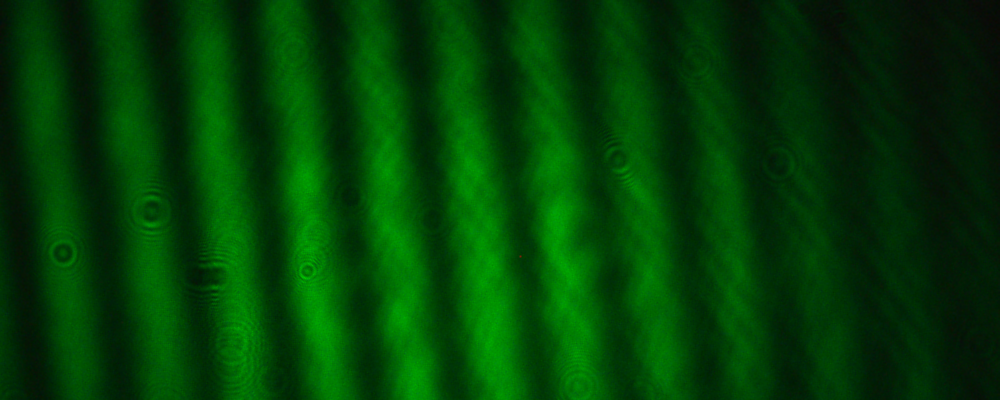
#> input picture 1tick_1/1tick_1/image_0000.png, 1000 x 400 px, found by its file name
$ jupyter execute Read_pulse.ipynb
#> lines starting #> are read from the running program, lines starting #| are printed output that depends on the picture
[cell 1]
import cv2
import numpy as np
import matplotlib.pyplot as plt
from pathlib import Path
from scipy.signal import find_peaks
from scipy.ndimage import gaussian_filter1d

[cell 2]
# Set path - CORRECTED PATH
folder_path = Path(r"C:\Users\Pannawit\Documents\GitHub\NARIT_Project\1tick_3\1tick_3")
num_images = 240  # image_0000.png to image_0239.png

[cell 3]
# Check if folder exists
if not folder_path.exists():
    print(f"ERROR: Folder not found at {folder_path}")
    print("Please check the path and try again.")
    exit()
else:
    print(f"Folder found: {folder_path}")
    # List first few files to verify
    files = sorted(folder_path.glob("*.png"))
    print(f"Found {len(files)} PNG files")
    if files:
        print(f"First file: {files[0].name}")
        print(f"Last file: {files[-1].name}")

[cell 4]
# Store intensity values at screen center for each frame
intensities = []
frame_numbers = []

print("\nReading images and analyzing...")

for i in range(num_images):
    # Create filename
    filename = f"image_{i:04d}.png"
    filepath = folder_path / filename

    # Read image
    img = cv2.imread(str(filepath))
#> img is the input picture: shape (400, 1000, 3); mean B, G, R 4.5, 63.3, 0.7

    if img is None:
        # Try to debug why it's not reading
        if not filepath.exists():
            print(f"File does not exist: {filepath}")
        else:
            print(f"File exists but cannot read: {filepath}")
        continue

    # Convert to grayscale
    gray = cv2.cvtColor(img, cv2.COLOR_BGR2GRAY)
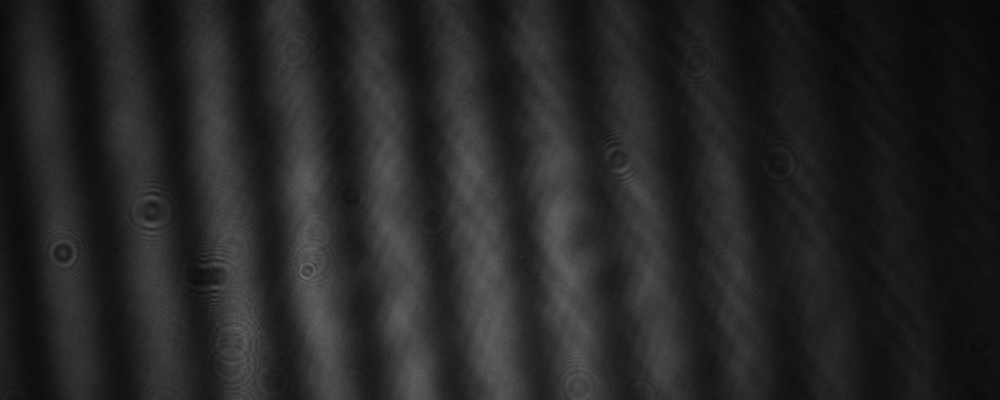
#> gray: shape (400, 1000); min 8, max 114, mean 37.9

    # Get intensity at screen center (horizontal line through middle)
    height, width = gray.shape
#> height = 400; width = 1000
    center_y = height // 2
#> center_y = 200

    # Take average of center row (±10 pixels vertically to reduce noise)
    center_intensity = np.mean(gray[center_y-10:center_y+10, :])
#> center_intensity = 40.09

    intensities.append(center_intensity)
    frame_numbers.append(i)

    if i % 50 == 0:
        print(f"Processed {i}/{num_images} images")
#> pass 2 of the loop `for i in range(num_images):`:
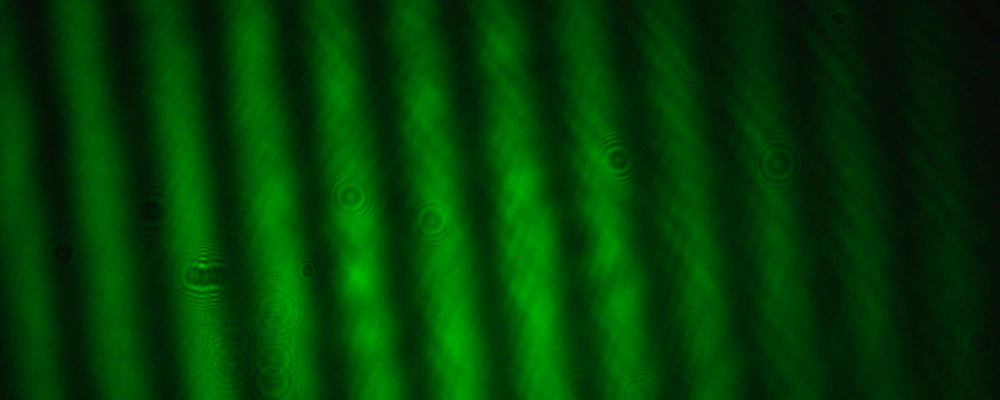
#> input picture 1tick_3/1tick_3/image_0001.png, 1000 x 400 px, found by its file name
#> img is the input picture: shape (400, 1000, 3); mean B, G, R 4.3, 62.2, 0.6
#> `gray = cv2.cvtColor(img, cv2.COLOR_BGR2GRAY)`:
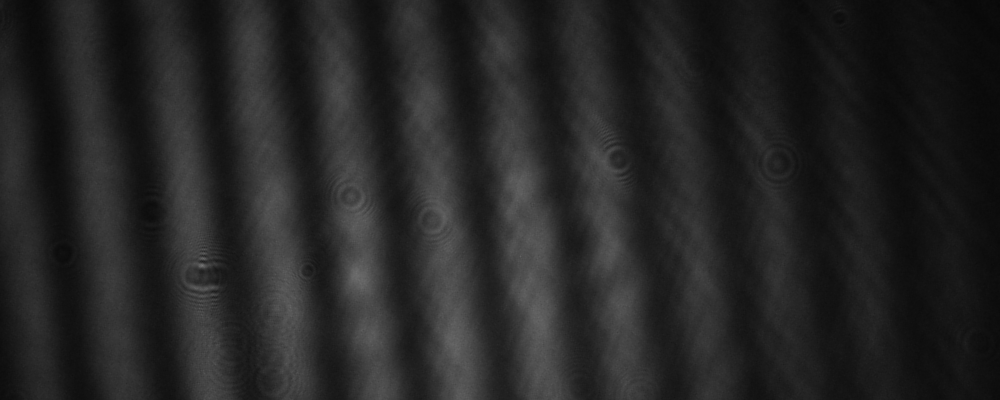
#> gray: shape (400, 1000); min 7, max 118, mean 37.2
#> center_intensity = 40.05

print(f"Finished reading {len(intensities)} images")

[cell 5]
# Convert list to numpy array
intensities = np.array(intensities)

# Apply smoothing to reduce noise
smoothed_intensities = gaussian_filter1d(intensities, sigma=2)

# Find valleys (dark fringes) - these are local minima
# Use scipy's find_peaks on inverted signal to find valleys
valleys, valley_properties = find_peaks(-smoothed_intensities,
                                         prominence=2,  # Adjust if needed
                                         distance=3)    # Minimum distance between peaks

# Find peaks (bright fringes) - these are local maxima
peaks, peak_properties = find_peaks(smoothed_intensities,
                                     prominence=2,     # Adjust if needed
                                     distance=3)       # Minimum distance between peaks

[cell 6]
# Number of dark fringes that passed through center
num_dark_fringes = len(valleys)
num_bright_fringes = len(peaks)

print(f"\n{'='*60}")
print(f"Analysis Results:")
print(f"{'='*60}")
print(f"Number of DARK fringes passed through center: {num_dark_fringes}")
print(f"Number of BRIGHT fringes passed through center: {num_bright_fringes}")
print(f"Total fringe cycles: {(num_dark_fringes + num_bright_fringes) / 2:.1f}")
print(f"{'='*60}")

[cell 7]
# Plot results
fig, (ax1, ax2, ax3) = plt.subplots(3, 1, figsize=(14, 10))

# Raw intensity vs frame graph
ax1.plot(frame_numbers, intensities, 'b-', linewidth=1, alpha=0.5, label='Raw Intensity')
# ax1.plot(frame_numbers, smoothed_intensities, 'b-', linewidth=2, label='Smoothed Intensity')
ax1.set_xlabel('Frame Number', fontsize=12)
ax1.set_ylabel('Average Intensity', fontsize=12)
ax1.set_title('Raw and Smoothed Intensity at Screen Center', fontsize=14, fontweight='bold')
ax1.grid(True, alpha=0.3)
ax1.legend()
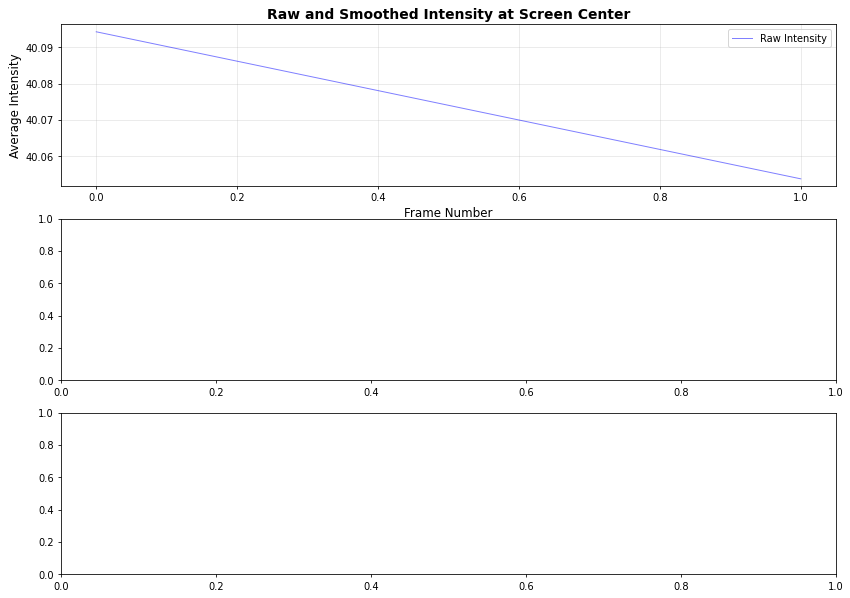
#> figure drawn by matplotlib, 1 panel

[cell 8]
# Smoothed intensity with detected peaks and valleys
ax2.plot(frame_numbers, smoothed_intensities, 'b-', linewidth=2, label='Smoothed Intensity')
ax2.plot(valleys, smoothed_intensities[valleys], 'ro', markersize=8, label=f'Dark Fringes ({num_dark_fringes})')
ax2.plot(peaks, smoothed_intensities[peaks], 'go', markersize=8, label=f'Bright Fringes ({num_bright_fringes})')
ax2.set_xlabel('Frame Number', fontsize=12)
ax2.set_ylabel('Average Intensity', fontsize=12)
ax2.set_title('Detected Fringes at Screen Center', fontsize=14, fontweight='bold')
ax2.grid(True, alpha=0.3)
ax2.legend()

[cell 9]
# Derivative graph
derivative = np.diff(smoothed_intensities)
ax3.plot(derivative, 'purple', linewidth=1.5)
ax3.axhline(y=0, color='k', linestyle='--', alpha=0.3)
ax3.set_xlabel('Frame Number', fontsize=12)
ax3.set_ylabel('Rate of Intensity Change', fontsize=12)
ax3.set_title('Intensity Derivative (Shows Direction of Movement)', fontsize=14, fontweight='bold')
ax3.grid(True, alpha=0.3)

[cell 10]
plt.tight_layout()
plt.savefig('fringe_analysis.png', dpi=150, bbox_inches='tight')
plt.show()

[cell 11]
print(f"\nGraph saved as 'fringe_analysis.png'")

# Optional: Show first frame for verification
first_frame_path = folder_path / "image_0000.png"
first_frame = cv2.imread(str(first_frame_path))
if first_frame is not None:
    plt.figure(figsize=(10, 6))
    plt.imshow(cv2.cvtColor(first_frame, cv2.COLOR_BGR2RGB))
    height, width = first_frame.shape[:2]
    plt.axhline(y=height//2, color='red', linestyle='--', linewidth=2, label='Analysis Line')
    plt.title('First Frame with Analysis Line', fontsize=14, fontweight='bold')
    plt.legend()
    plt.savefig('first_frame_verification.png', dpi=150, bbox_inches='tight')
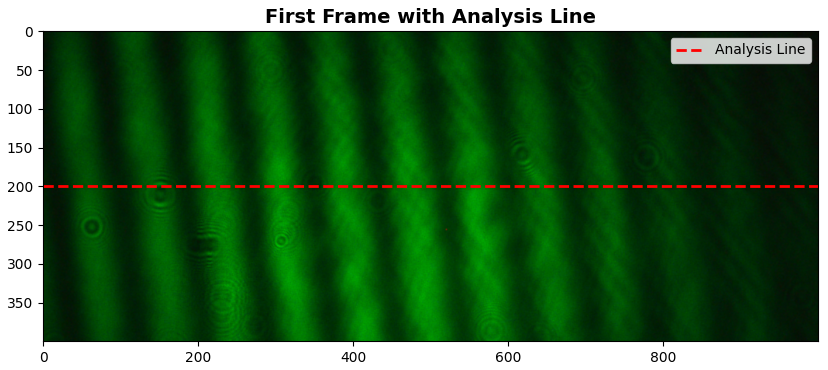
#> figure drawn by matplotlib, 1 panel
    plt.show()
    print("First frame saved as 'first_frame_verification.png'")
